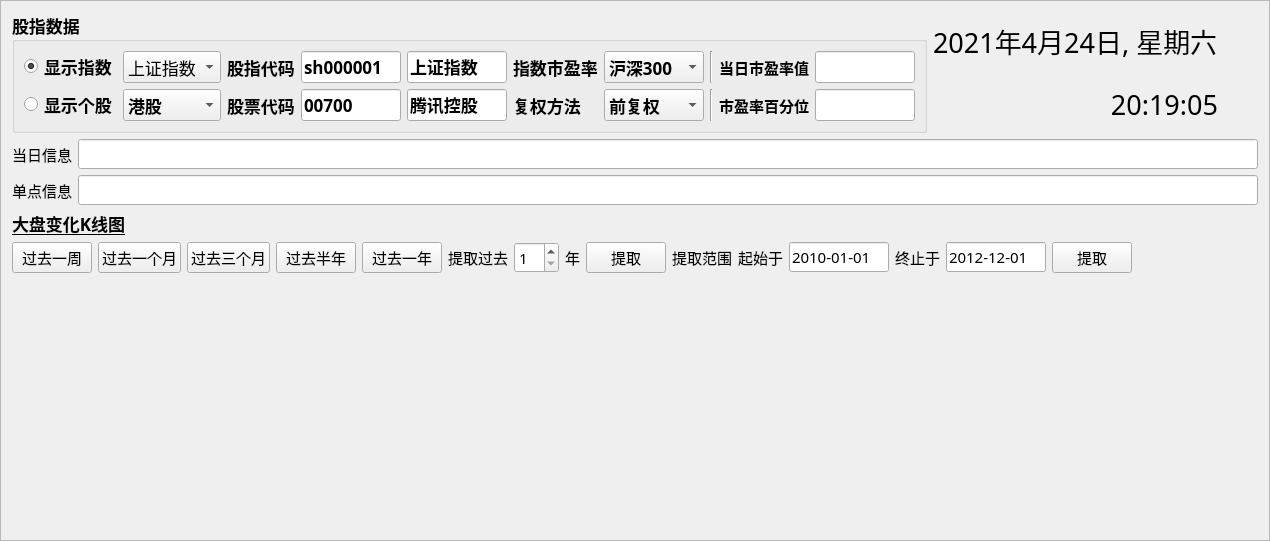
      <widget class="QFrame" name="frame">
       <property name="font">
        <font>
         <family>Kai</family>
         <pointsize>11</pointsize>
        </font>
       </property>
       <property name="frameShape">
        <enum>QFrame::StyledPanel</enum>
       </property>
       <property name="frameShadow">
        <enum>QFrame::Raised</enum>
       </property>
       <layout class="QVBoxLayout" name="verticalLayout_14">
        <item>
         <layout class="QHBoxLayout" name="horizontalLayout_14">
          <item>
           <widget class="QGroupBox" name="groupBox_2">
            <property name="font">
             <font>
              <pointsize>13</pointsize>
              <weight>75</weight>
              <bold>true</bold>
             </font>
            </property>
            <property name="title">
             <string>股指数据</string>
            </property>
            <layout class="QGridLayout" name="gridLayout_4">
             <item row="0" column="1">
              <widget class="QComboBox" name="comboBox_index_type">
               <property name="maximumSize">
                <size>
                 <width>100</width>
                 <height>16777215</height>
                </size>
               </property>
               <property name="font">
                <font>
                 <family>Kai</family>
                 <pointsize>13</pointsize>
                 <weight>50</weight>
                 <bold>false</bold>
                </font>
               </property>
               <item>
                <property name="text">
                 <string>上证指数</string>
                </property>
               </item>
               <item>
                <property name="text">
                 <string>上证50</string>
                </property>
               </item>
               <item>
                <property name="text">
                 <string>沪深300</string>
                </property>
               </item>
               <item>
                <property name="text">
                 <string>科创50</string>
                </property>
               </item>
              </widget>
             </item>
             <item row="1" column="0">
              <widget class="QRadioButton" name="radioButton_show_stock">
               <property name="text">
                <string>显示个股</string>
               </property>
              </widget>
             </item>
             <item row="1" column="3">
              <widget class="QLineEdit" name="lineEdit_stock_code">
               <property name="maximumSize">
                <size>
                 <width>100</width>
                 <height>16777215</height>
                </size>
               </property>
               <property name="text">
                <string>00700</string>
               </property>
              </widget>
             </item>
             <item row="1" column="4">
              <widget class="QLineEdit" name="lineEdit_stock_name">
               <property name="maximumSize">
                <size>
                 <width>100</width>
                 <height>16777215</height>
                </size>
               </property>
               <property name="text">
                <string>腾讯控股</string>
               </property>
              </widget>
             </item>
             <item row="1" column="6">
              <widget class="QComboBox" name="comboBox_reinstatement">
               <property name="maximumSize">
                <size>
                 <width>100</width>
                 <height>16777215</height>
                </size>
               </property>
               <item>
                <property name="text">
                 <string>前复权</string>
                </property>
               </item>
               <item>
                <property name="text">
                 <string>不复权</string>
                </property>
               </item>
               <item>
                <property name="text">
                 <string>后复权</string>
                </property>
               </item>
              </widget>
             </item>
             <item row="1" column="5">
              <widget class="QLabel" name="label">
               <property name="text">
                <string>复权方法</string>
               </property>
              </widget>
             </item>
             <item row="0" column="9">
              <widget class="QLineEdit" name="lineEdit_PE">
               <property name="maximumSize">
                <size>
                 <width>100</width>
                 <height>16777215</height>
                </size>
               </property>
              </widget>
             </item>
             <item row="0" column="7">
              <widget class="Line" name="line_4">
               <property name="orientation">
                <enum>Qt::Vertical</enum>
               </property>
              </widget>
             </item>
             <item row="1" column="9">
              <widget class="QLineEdit" name="lineEdit">
               <property name="maximumSize">
                <size>
                 <width>100</width>
                 <height>16777215</height>
                </size>
               </property>
              </widget>
             </item>
             <item row="1" column="8">
              <widget class="QLabel" name="label_66">
               <property name="font">
                <font>
                 <pointsize>11</pointsize>
                </font>
               </property>
               <property name="text">
                <string>市盈率百分位</string>
               </property>
              </widget>
             </item>
             <item row="1" column="7">
              <widget class="Line" name="line_5">
               <property name="orientation">
                <enum>Qt::Vertical</enum>
               </property>
              </widget>
             </item>
             <item row="0" column="8">
              <widget class="QLabel" name="label_67">
               <property name="font">
                <font>
                 <pointsize>11</pointsize>
                </font>
               </property>
               <property name="text">
                <string>当日市盈率值</string>
               </property>
              </widget>
             </item>
             <item row="1" column="1">
              <widget class="QComboBox" name="comboBox_listing_location">
               <property name="maximumSize">
                <size>
                 <width>100</width>
                 <height>16777215</height>
                </size>
               </property>
               <item>
                <property name="text">
                 <string>港股</string>
                </property>
               </item>
               <item>
                <property name="text">
                 <string>A股</string>
                </property>
               </item>
               <item>
                <property name="text">
                 <string>美股</string>
                </property>
               </item>
              </widget>
             </item>
             <item row="0" column="2">
              <widget class="QLabel" name="label_2">
               <property name="text">
                <string>股指代码</string>
               </property>
              </widget>
             </item>
             <item row="0" column="3">
              <widget class="QLineEdit" name="lineEdit_index_code">
               <property name="maximumSize">
                <size>
                 <width>100</width>
                 <height>16777215</height>
                </size>
               </property>
               <property name="text">
                <string>sh000001</string>
               </property>
              </widget>
             </item>
             <item row="1" column="2">
              <widget class="QLabel" name="label_60">
               <property name="text">
                <string>股票代码</string>
               </property>
              </widget>
             </item>
             <item row="0" column="6">
              <widget class="QComboBox" name="comboBox_index_type_for_pe">
               <property name="maximumSize">
                <size>
                 <width>100</width>
                 <height>16777215</height>
                </size>
               </property>
               <item>
                <property name="text">
                 <string>沪深300</string>
                </property>
               </item>
               <item>
                <property name="text">
                 <string>上证50</string>
                </property>
               </item>
               <item>
                <property name="text">
                 <string>上证180</string>
                </property>
               </item>
               <item>
                <property name="text">
                 <string>上证380</string>
                </property>
               </item>
               <item>
                <property name="text">
                 <string>中证流通</string>
                </property>
               </item>
               <item>
                <property name="text">
                 <string>中证100</string>
                </property>
               </item>
               <item>
                <property name="text">
                 <string>中证500</string>
                </property>
               </item>
               <item>
                <property name="text">
                 <string>中证800</string>
                </property>
               </item>
               <item>
                <property name="text">
                 <string>中证1000</string>
                </property>
               </item>
               <item>
                <property name="text">
                 <string>上证A股</string>
                </property>
               </item>
               <item>
                <property name="text">
                 <string>深圳A股</string>
                </property>
               </item>
               <item>
                <property name="text">
                 <string>中小板</string>
                </property>
               </item>
               <item>
                <property name="text">
                 <string>创业板</string>
                </property>
               </item>
               <item>
                <property name="text">
                 <string>科创板</string>
                </property>
               </item>
               <item>
                <property name="text">
                 <string>全部A股</string>
                </property>
               </item>
              </widget>
             </item>
             <item row="0" column="5">
              <widget class="QLabel" name="label_70">
               <property name="text">
                <string>指数市盈率</string>
               </property>
              </widget>
             </item>
             <item row="0" column="4">
              <widget class="QLineEdit" name="lineEdit_index_name">
               <property name="maximumSize">
                <size>
                 <width>100</width>
                 <height>16777215</height>
                </size>
               </property>
               <property name="text">
                <string>上证指数</string>
               </property>
              </widget>
             </item>
             <item row="0" column="0">
              <widget class="QRadioButton" name="radioButton_show_index">
               <property name="text">
                <string>显示指数</string>
               </property>
               <property name="checked">
                <bool>true</bool>
               </property>
              </widget>
             </item>
            </layout>
           </widget>
          </item>
          <item>
           <layout class="QVBoxLayout" name="verticalLayout_2">
            <item>
             <widget class="QLabel" name="label_today">
              <property name="font">
               <font>
                <family>Kai</family>
                <pointsize>20</pointsize>
               </font>
              </property>
              <property name="text">
               <string>2021年4月24日, 星期六</string>
              </property>
              <property name="textFormat">
               <enum>Qt::RichText</enum>
              </property>
             </widget>
            </item>
            <item>
             <widget class="QLabel" name="label_time">
              <property name="font">
               <font>
                <family>Kai</family>
                <pointsize>20</pointsize>
                <weight>50</weight>
                <bold>false</bold>
               </font>
              </property>
              <property name="text">
               <string>20:19:05</string>
              </property>
              <property name="alignment">
               <set>Qt::AlignRight|Qt::AlignTrailing|Qt::AlignVCenter</set>
              </property>
             </widget>
            </item>
           </layout>
          </item>
          <item>
           <spacer name="horizontalSpacer_4">
            <property name="orientation">
             <enum>Qt::Horizontal</enum>
            </property>
            <property name="sizeHint" stdset="0">
             <size>
              <width>40</width>
              <height>20</height>
             </size>
            </property>
           </spacer>
          </item>
         </layout>
        </item>
        <item>
         <layout class="QGridLayout" name="gridLayout_3">
          <item row="0" column="1">
           <widget class="QLineEdit" name="lineEdit_info_for_today">
            <property name="maximumSize">
             <size>
              <width>100000</width>
              <height>16777215</height>
             </size>
            </property>
            <property name="font">
             <font>
              <family>KaiTi</family>
              <pointsize>11</pointsize>
             </font>
            </property>
           </widget>
          </item>
          <item row="0" column="0">
           <widget class="QLabel" name="label_23">
            <property name="font">
             <font>
              <family>KaiTi</family>
              <pointsize>11</pointsize>
             </font>
            </property>
            <property name="text">
             <string>当日信息</string>
            </property>
           </widget>
          </item>
         </layout>
        </item>
        <item>
         <layout class="QHBoxLayout" name="horizontalLayout_5">
          <item>
           <widget class="QLabel" name="label_24">
            <property name="sizePolicy">
             <sizepolicy hsizetype="Fixed" vsizetype="Preferred">
              <horstretch>0</horstretch>
              <verstretch>0</verstretch>
             </sizepolicy>
            </property>
            <property name="font">
             <font>
              <family>KaiTi</family>
              <pointsize>11</pointsize>
             </font>
            </property>
            <property name="text">
             <string>单点信息</string>
            </property>
           </widget>
          </item>
          <item>
           <widget class="QLineEdit" name="lineEdit_single_point">
            <property name="maximumSize">
             <size>
              <width>16777215</width>
              <height>16777215</height>
             </size>
            </property>
            <property name="font">
             <font>
              <family>KaiTi</family>
              <pointsize>11</pointsize>
             </font>
            </property>
           </widget>
          </item>
         </layout>
        </item>
        <item>
         <widget class="QLabel" name="label_7">
          <property name="font">
           <font>
            <family>KaiTi</family>
            <pointsize>13</pointsize>
            <weight>75</weight>
            <bold>true</bold>
            <underline>true</underline>
           </font>
          </property>
          <property name="text">
           <string>大盘变化K线图</string>
          </property>
         </widget>
        </item>
        <item>
         <layout class="QHBoxLayout" name="horizontalLayout_2">
          <item>
           <widget class="QPushButton" name="pushButton_last_week">
            <property name="font">
             <font>
              <family>KaiTi</family>
              <pointsize>11</pointsize>
             </font>
            </property>
            <property name="text">
             <string>过去一周</string>
            </property>
           </widget>
          </item>
          <item>
           <widget class="QPushButton" name="pushButton_last_month">
            <property name="font">
             <font>
              <family>KaiTi</family>
              <pointsize>11</pointsize>
             </font>
            </property>
            <property name="text">
             <string>过去一个月</string>
            </property>
           </widget>
          </item>
          <item>
           <widget class="QPushButton" name="pushButton_last_three_month">
            <property name="font">
             <font>
              <family>KaiTi</family>
              <pointsize>11</pointsize>
             </font>
            </property>
            <property name="text">
             <string>过去三个月</string>
            </property>
           </widget>
          </item>
          <item>
           <widget class="QPushButton" name="pushButton_last_six_month">
            <property name="font">
             <font>
              <family>KaiTi</family>
              <pointsize>11</pointsize>
             </font>
            </property>
            <property name="text">
             <string>过去半年</string>
            </property>
           </widget>
          </item>
          <item>
           <widget class="QPushButton" name="pushButton_last_year">
            <property name="font">
             <font>
              <family>KaiTi</family>
              <pointsize>11</pointsize>
             </font>
            </property>
            <property name="text">
             <string>过去一年</string>
            </property>
           </widget>
          </item>
          <item>
           <widget class="QLabel" name="label_8">
            <property name="font">
             <font>
              <family>KaiTi</family>
              <pointsize>11</pointsize>
             </font>
            </property>
            <property name="text">
             <string>提取过去</string>
            </property>
           </widget>
          </item>
          <item>
           <widget class="QSpinBox" name="spinBox_previous_years">
            <property name="font">
             <font>
              <family>KaiTi</family>
              <pointsize>11</pointsize>
             </font>
            </property>
            <property name="minimum">
             <number>1</number>
            </property>
           </widget>
          </item>
          <item>
           <widget class="QLabel" name="label_9">
            <property name="font">
             <font>
              <family>KaiTi</family>
              <pointsize>11</pointsize>
             </font>
            </property>
            <property name="text">
             <string>年</string>
            </property>
           </widget>
          </item>
          <item>
           <widget class="QPushButton" name="pushButton_extract_1">
            <property name="font">
             <font>
              <family>KaiTi</family>
              <pointsize>11</pointsize>
             </font>
            </property>
            <property name="text">
             <string>提取</string>
            </property>
           </widget>
          </item>
          <item>
           <widget class="QLabel" name="label_10">
            <property name="font">
             <font>
              <family>KaiTi</family>
              <pointsize>11</pointsize>
             </font>
            </property>
            <property name="text">
             <string>提取范围</string>
            </property>
           </widget>
          </item>
          <item>
           <widget class="QLabel" name="label_11">
            <property name="font">
             <font>
              <family>KaiTi</family>
              <pointsize>11</pointsize>
             </font>
            </property>
            <property name="text">
             <string>起始于</string>
            </property>
           </widget>
          </item>
          <item>
           <widget class="QLineEdit" name="lineEdit_begin_date">
            <property name="maximumSize">
             <size>
              <width>100</width>
              <height>16777215</height>
             </size>
            </property>
            <property name="font">
             <font>
              <family>KaiTi</family>
              <pointsize>11</pointsize>
             </font>
            </property>
            <property name="text">
             <string>2010-01-01</string>
            </property>
           </widget>
          </item>
          <item>
           <widget class="QLabel" name="label_12">
            <property name="font">
             <font>
              <family>KaiTi</family>
              <pointsize>11</pointsize>
             </font>
            </property>
            <property name="text">
             <string>终止于</string>
            </property>
           </widget>
          </item>
          <item>
           <widget class="QLineEdit" name="lineEdit_end_date">
            <property name="maximumSize">
             <size>
              <width>100</width>
              <height>16777215</height>
             </size>
            </property>
            <property name="font">
             <font>
              <family>KaiTi</family>
              <pointsize>11</pointsize>
             </font>
            </property>
            <property name="text">
             <string>2012-12-01</string>
            </property>
           </widget>
          </item>
          <item>
           <widget class="QPushButton" name="pushButton_exract_2">
            <property name="font">
             <font>
              <family>KaiTi</family>
              <pointsize>11</pointsize>
             </font>
            </property>
            <property name="text">
             <string>提取</string>
            </property>
           </widget>
          </item>
          <item>
           <spacer name="horizontalSpacer">
            <property name="font">
             <font>
              <family>KaiTi</family>
              <pointsize>11</pointsize>
             </font>
            </property>
            <property name="orientation">
             <enum>Qt::Horizontal</enum>
            </property>
            <property name="sizeHint" stdset="0">
             <size>
              <width>40</width>
              <height>20</height>
             </size>
            </property>
           </spacer>
          </item>
         </layout>
        </item>
        <item>
         <widget class="GraphicsLayoutWidget" name="mplwidget_dapan" native="true">
          <property name="minimumSize">
           <size>
            <width>0</width>
            <height>250</height>
           </size>
          </property>
          <property name="font">
           <font>
            <family>KaiTi</family>
            <pointsize>11</pointsize>
           </font>
          </property>
         </widget>
        </item>
       </layout>
      </widget>
